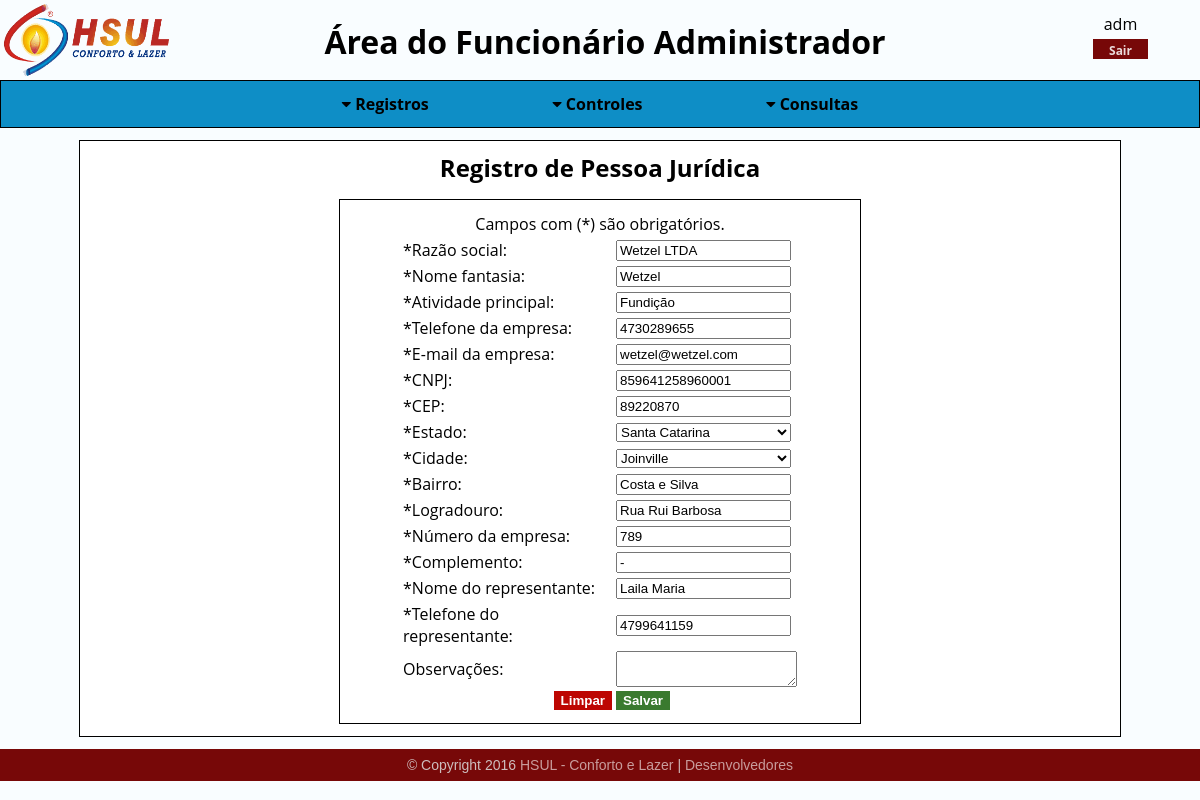
The app's page /sistema/hs_menu_funcionarios.php?pasta=clientes/juridicos/registros/&arq=hs_fmupd_juridicos&ext=php&juridicos_id=000001&clientes_id=000008 (signed in) with its own data.
### tables this page shows
CREATE TABLE `clientesjuridicos` (
  `id` int(6) UNSIGNED ZEROFILL NOT NULL COMMENT 'Identificador único para cada atributo, não havendo possibilidade de repetição.',
  `clientes_id` int(6) UNSIGNED ZEROFILL NOT NULL COMMENT 'Chave estrangeira vinda da tabela de clientes para conectar as informações. ',
  `razao_social` varchar(45) NOT NULL COMMENT 'Campo para a razão social da empresa.',
  `atividade_principal` varchar(20) NOT NULL COMMENT 'Campo para especificar a atividade principal do cliente jurídico.',
  `telefone_empresa` bigint(15) UNSIGNED NOT NULL COMMENT 'Campo para o telefone do cliente jurídico, para entrar em contato com o mesmo.',
  `email_empresa` varchar(70) NOT NULL COMMENT 'Campo para o e-mail do cliente jurídico para entrar em contato com o mesmo.',
  `cnpj` bigint(14) NOT NULL COMMENT 'Campo para CNPJ do cliente jurídico, provendo informações para a localização do mesmo.',
  `numero_empresa` int(5) UNSIGNED NOT NULL COMMENT 'Campo para número do estabelecimento do cliente jurídico, provendo informações para a localização do mesmo.',
  `nome_representante` varchar(45) NOT NULL COMMENT 'Campo para nome do representante da empresa, para entrar em contato com a empresa ou para algum aviso',
  `telefone_representante` bigint(15) UNSIGNED NOT NULL COMMENT 'Campo para telefone do representante da empresa, para entrar em contato com a empresa ou para algum aviso.'
);

CREATE TABLE `clientes` (
  `id` int(6) UNSIGNED ZEROFILL NOT NULL COMMENT 'Identificador único para cada atributo, não havendo possibilidade de repetição.',
  `cidades_id` int(6) UNSIGNED ZEROFILL NOT NULL COMMENT 'Chave estrangeira vinda da tabela de cidades para conectar as informações. ',
  `nome` varchar(45) NOT NULL COMMENT 'Campo para o nome do cliente, seja ele físico ou jurídico.',
  `cep` int(8) UNSIGNED ZEROFILL NOT NULL COMMENT 'Campo para o CEP do cliente, seja ele físico ou jurídico, provendo informações para a localização do mesmo.',
  `bairro` varchar(30) NOT NULL COMMENT 'Campo para o bairro do cliente, seja ele físico ou jurídico, provendo informações para a localização do mesmo.',
  `logradouro` varchar(45) NOT NULL COMMENT 'Campo para a rua do cliente, seja ele físico ou jurídico, provendo informações para a localização do mesmo.',
  `complemento` varchar(20) NOT NULL COMMENT 'Campo para o complemento da residência do cliente, seja ele físico ou jurídico.',
  `observacoes` text COMMENT 'Campo para as observações sobre o cliente, seja ele físico ou jurídico.'
);

### sistema/clientes/juridicos/registros/hs_fmupd_juridicos.php (the view, shortened to what this page needs)
<h2>Registro de Pessoa Jurídica</h2>
<div>
  <?php
    $g_juridicos_id = $_GET['juridicos_id'];
    $hs_sel_juridico = "SELECT clientesjuridicos.id AS juridico_id, estados.id AS estados_id, clientes.cidades_id AS cidades_id, clientesjuridicos.razao_social, clientes.nome, clientesjuridicos.atividade_principal, clientesjuridicos.telefone_empresa, clientesjuridicos.email_empresa, clientesjuridicos.cnpj, clientes.cep, clientes.bairro, clientes.logradouro, clientesjuridicos.numero_empresa, clientes.complemento, clientesjuridicos.nome_representante, clientesjuridicos.telefone_representante, clientes.observacoes FROM clientesjuridicos INNER JOIN clientes ON clientesjuridicos.clientes_id=clientes.id INNER JOIN cidades ON clientes.cidades_id=cidades.id INNER JOIN estados ON cidades.estados_id=estados.id WHERE clientesjuridicos.id='".$g_juridicos_id."'";
    $hs_sel_juridico_preparado = $conexaobd->prepare($hs_sel_juridico);
    $hs_sel_juridico_preparado->execute();
    $hs_sel_juridico_dados = $hs_sel_juridico_preparado->fetch();
  ?>
  <div class="registros">
    <form name="frmaltjuridico" method="POST" action="?pasta=clientes/juridicos/registros/&arq=hs_upd_juridicos&ext=php" onsubmit="return validacaoaltjuridico()">
    <table>
      <tr>
        <td colspan="2" class="obg">Campos com (*) são obrigatórios.</td>
      </tr>
      <tr>
        <td>*Razão social:</td>
        <td> <input type="text" name="txtrazao" value="<?php echo $hs_sel_juridico_dados['razao_social']; ?>" maxlength="45"/> </td>
      </tr>
      <tr>
        <td>*Nome fantasia:</td>
        <td> <input type="text" name="txtfantasia" value="<?php echo $hs_sel_juridico_dados['nome']; ?>" maxlength="45"/> </td>
      </tr>
      <tr>
        <td>*Atividade principal:</td>
        <td> <input type="text" name="txtatvprincipal" value="<?php echo $hs_sel_juridico_dados['atividade_principal']; ?>" maxlength="20"/> </td>
      </tr>
      <tr>
        <td>*Telefone da empresa:</td>
        <td> <input type="text" name="txttelempresa" value="<?php echo $hs_sel_juridico_dados['telefone_empresa']; ?>" maxlength="15"/> </td>
      </tr>
      <tr>
        <td>*E-mail da empresa:</td>
        <td> <input type="text" name="txtemail" value="<?php echo $hs_sel_juridico_dados['email_empresa']; ?>" maxlength="70"/> </td>
      </tr>
      <tr>
        <td>*CNPJ:</td>
        <td> <input type="text" name="txtcnpj" value="<?php echo $hs_sel_juridico_dados['cnpj']; ?>" maxlength="14"/> </td>
      </tr>
      <tr>
        <td>*CEP:</td>
        <td> <input type="text" name="txtcep" value="<?php echo $hs_sel_juridico_dados['cep']; ?>" maxlength="10"/> </td>
      </tr>
      <tr>
        <td>*Estado:</td>
        <td>
          <select name="selestado" id="selestado" onchange="mostraCidades()">
            <?php
              $hs_sel_estados = "SELECT * FROM estados";
              $hs_sel_estados_preparado = $conexaobd->prepare($hs_sel_estados);
              $hs_sel_estados_preparado->execute();
              while($hs_sel_estados_dados = $hs_sel_estados_preparado->fetch()){
                $id_estados = $hs_sel_estados_dados['id'];
                $nome_estados = $hs_sel_estados_dados['nome'];
                if($id_estados==$hs_sel_juridico_dados['estados_id']){
                  echo "<option selected value='".$id_estados."'>".$nome_estados."</option>";
                }else{
                  echo "<option value='".$id_estados."'>".$nome_estados."</option>";
                }
              }
            ?>
          </select>
        </td>
      </tr>
      <tr>
        <td>*Cidade:</td>
        <td>
          <select name="selcidade" id="selcidade">
            <?php
              $hs_sel_cidades = "SELECT * FROM cidades WHERE estados_id='".$hs_sel_juridico_dados['estados_id']."'";
              $hs_sel_cidades_preparado = $conexaobd->prepare($hs_sel_cidades);
              $hs_sel_cidades_preparado->execute();
              while($hs_sel_cidades_dados = $hs_sel_cidades_preparado->fetch()){
                $select = "";
                if($hs_sel_cidades_dados['id']==$hs_sel_juridico_dados['cidades_id']){
                  $select = "selected";
                }
            ?>
            <option value='<?php echo $hs_sel_cidades_dados['id']; ?>'<?php echo $select; ?>><?php echo $hs_sel_cidades_dados['nome']; ?></option>
            <?php
              }
            ?>
          </select>
        </td>
      </tr>
      <tr>
        <td>*Bairro:</td>
        <td> <input type="text" name="txtbairro" value="<?php echo $hs_sel_juridico_dados['bairro']; ?>" maxlength="30"/> </td>
      </tr>
      <tr>
        <td>*Logradouro:</td>
        <td> <input type="text" name="txtlogradouro" value="<?php echo $hs_sel_juridico_dados['logradouro']; ?>" maxlength="45"/> </td>
      </tr>
      <tr>
        <td>*Número da empresa:</td>
        <td> <input type="text" name="txtnempresa" value="<?php echo $hs_sel_juridico_dados['numero_empresa']; ?>" maxlength="5"/> </td>
      </tr>
      <tr>
        <td>*Complemento:</td>
        <td> <input type="text" name="txtcomplemento" value="<?php echo $hs_sel_juridico_dados['complemento']; ?>" maxlength="20"/> </td>
      </tr>
      <tr>
        <td>*Nome do representante:</td>
        <td> <input type="text" name="txtrepresentante" value="<?php echo $hs_sel_juridico_dados['nome_representante']; ?>" maxlength="45"/> </td>
      </tr>
      <tr>
        <td>*Telefone do representante:</td>
        <td> <input type="text" name="txttelrepresentante" value="<?php echo $hs_sel_juridico_dados['telefone_representante']; ?>" maxlength="15"/> </td>
      </tr>
      <tr>
        <td>Observações:</td>
        <td><textarea name="txaobservacoes" value="value="<?php echo $hs_sel_juridico_dados['observacoes']; ?>""></textarea></td>
      </tr>
      <tr align="center">
        <td>
          <button type="reset">Limpar</button>
        </td>
        <td>
          <button type="submit" name="btnsalvar">Salvar</button>
        </td>
      </tr>
    </table>
  </form>
  </div>
</div>

### layout/css/hsul_backend_css.css (style rules this page uses)
* { margin: 0; }
html { height: 100%; width: 100%; }
body { background-color: #f9fdff; height: 100%; width: 100%; }
h2 { text-align: center; }
.obg { text-align: center; }
.registros { padding: 10px; border: 1px solid; width: 500px; justify-content: center; margin: 0 auto; margin-top: 15px; }
.registros select { width: 175px; }
.registros input { width: 175px; }
.registros table { margin: 0 auto; width: 400px; }
.registros td { min-width: 170px; }
.registros button[type=submit] { background-color: #3a7a2f; border: 1px solid #3a7a2f; color: #fff; font-weight: bold; cursor: pointer; float: left; }
.registros button[type=reset] { background-color: #bd0602; border: 1px solid #bd0602; color: #fff; font-weight: bold; cursor: pointer; float: right; }

### records on screen
clientesjuridicos: txtrazao "Wetzel LTDA", txtfantasia "Wetzel", txtatvprincipal "Fundição", txttelempresa "4730289655", txtemail "wetzel@wetzel.com", txtcnpj "859641258960001", txtcep "89220870", txtbairro "Costa e Silva", txtlogradouro "Rua Rui Barbosa", txtnempresa "789", txtcomplemento "-", txtrepresentante "Laila Maria", txttelrepresentante "4799641159"

### other values on screen
$_SESSION['usuario'] "adm"
$funcionario "Administrador"
form field selestado "Santa Catarina"
form field selcidade "Joinville"
